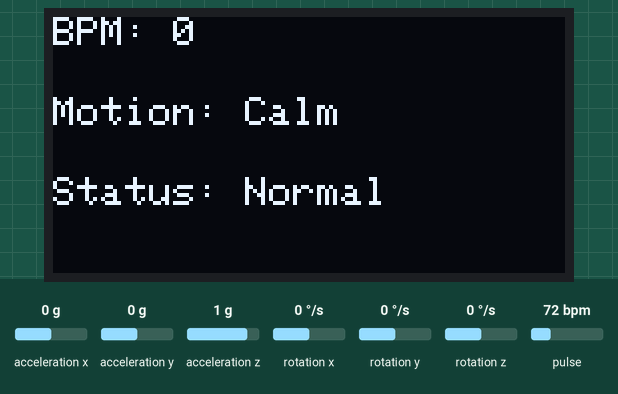
Simulated run of this sketch. Board: Arduino Uno, built with avr-gcc and run on an emulated ATmega328P. Parts: 128×64 one-colour display. Inputs (shaded band) come from the test bench; at power-on: acceleration x 0 g, pulse 72 bpm, acceleration y 0 g, acceleration z 1 g, rotation x 0 °/s, rotation y 0 °/s, rotation z 0 °/s. What the sketch prints to the serial monitor is not drawn.

Above: at 1.2 s.
1.3 s: acceleration x set to -1.4 g
At 3.0 s:
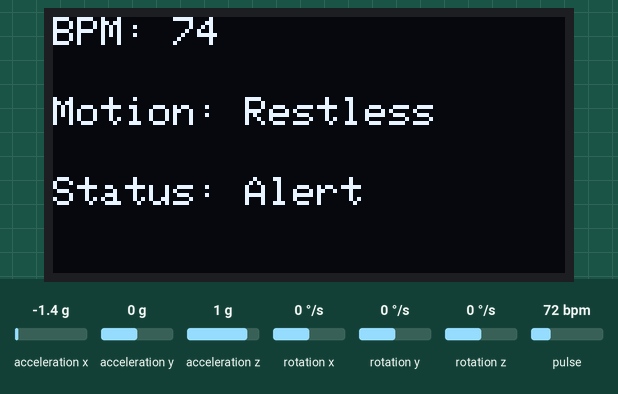
4.3 s: acceleration x set to 0 g
At 5.1 s:
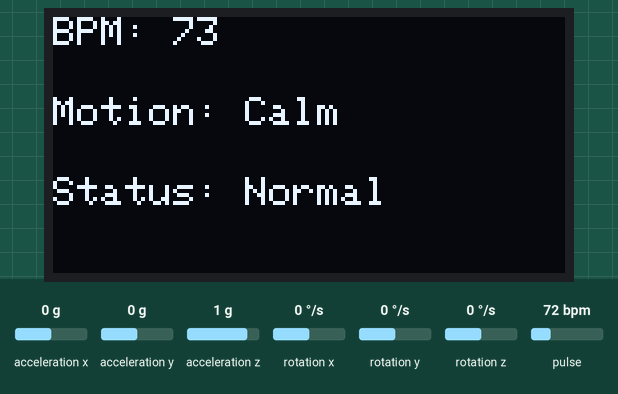
7.3 s: pulse set to 100 bpm
At 8.0 s:
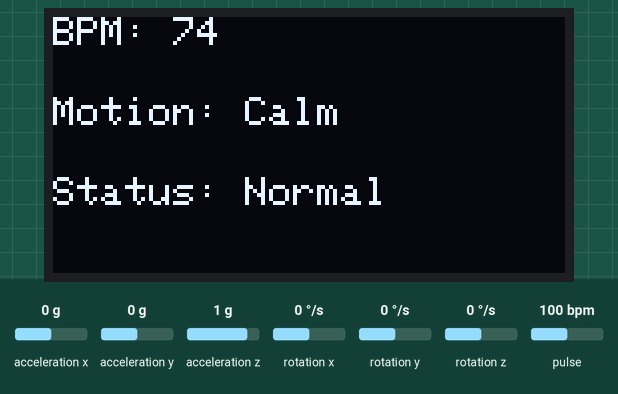
9.6 s: pulse set to 121 bpm
At 12.5 s:
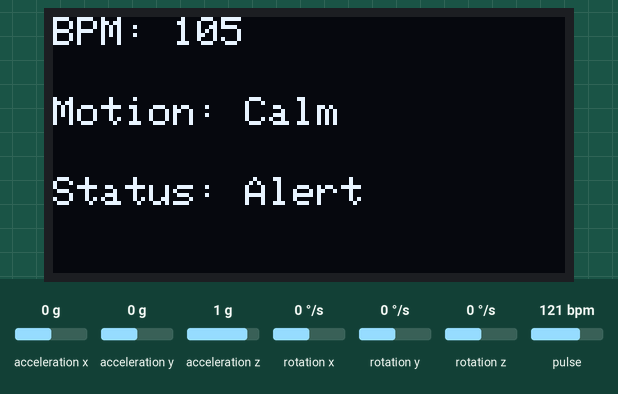
12.6 s: acceleration y set to -1.4 g
At 13.0 s:
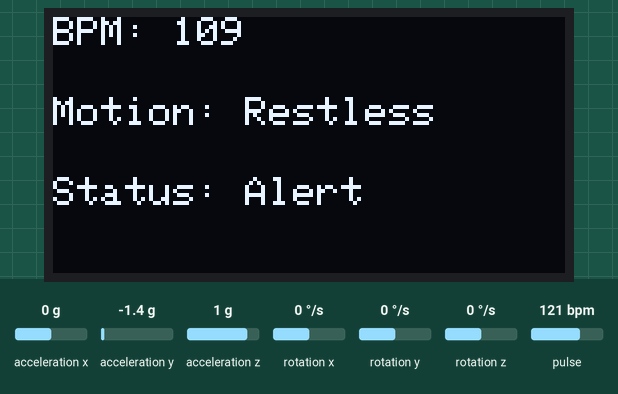
14.6 s: pulse set to 70 bpm
At 15.7 s:
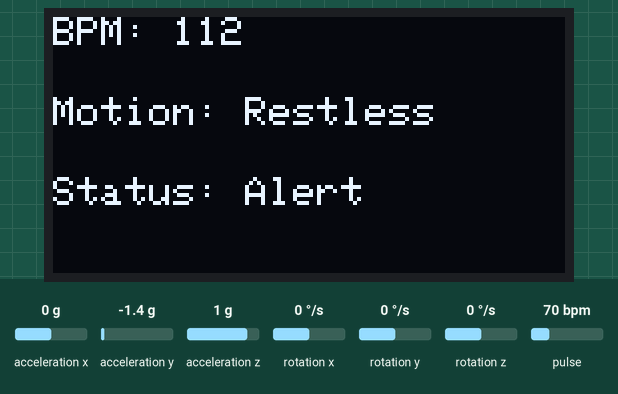
Timing chart, 0 to 17.6 s (numbered marks = the images above; inputs shaded):
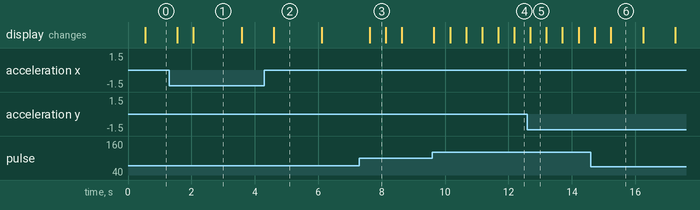

Measured:
- after the input at 1.3 s, the display: first changes after 0.25 s (image 1 shows a later state)
- after the input at 4.3 s, the display: changes after 0.30 s (image 2)
- after the input at 7.3 s, the display: changes after 0.33 s (image 3)
- after the input at 12.6 s, the display: changes after 0.09 s (image 5)
- after the input at 14.6 s, the display: first differs from a run without the input after 0.63 s (image 6)
- what the display in image 1 shows lasts 1.5 s, from 2.1 s to 3.6 s
- what the display in image 3 shows lasts 0.5 s, from 7.6 s to 8.1 s

The sketch:

SomNigil.ino
```cpp
#include <Wire.h>
#include <Adafruit_GFX.h>
#include <Adafruit_SH110X.h>
#include <MPU6050_light.h>

#include "MAX30105.h"
#include "heartRate.h"

// OLED
Adafruit_SH1106G display = Adafruit_SH1106G(128, 64, &Wire);

// MPU6050
MPU6050 mpu(Wire);

// MAX30102
MAX30105 particleSensor;

// Heart Rate Variables
const byte RATE_SIZE = 10;
byte rates[RATE_SIZE];
byte rateSpot = 0;

long lastBeat = 0;

float beatsPerMinute = 0;
int beatAvg = 0;

void setup()
{
  Serial.begin(115200);
  Wire.begin();

  // Initialize BPM averaging array
  for (int i = 0; i < RATE_SIZE; i++)
  {
    rates[i] = 75;
  }

  // OLED
  display.begin(0x3C, true);
  display.clearDisplay();
  display.display();

  // MPU6050
  byte status = mpu.begin();

  while (status != 0)
  {
    Serial.println("MPU6050 Error");
    delay(1000);
  }

  // MAX30102
  if (!particleSensor.begin(Wire, I2C_SPEED_STANDARD))
  {
    Serial.println("MAX30102 not found");
    while (1);
  }

  particleSensor.setup(
  60,   // LED brightness
  4,    // sample average
  2,    // LED mode
  400,  // sample rate
  411,  // pulse width
  4096  // ADC range
  );

  particleSensor.setPulseAmplitudeRed(0x1F);
  particleSensor.setPulseAmplitudeGreen(0);

  Serial.println("System Ready");
}

unsigned long lastDisplayUpdate = 0;

void loop()
{
  // ===== MAX30102 ALWAYS RUNNING =====

  long irValue = particleSensor.getIR();

  if (checkForBeat(irValue))
  {
    if (lastBeat == 0)
    {
      lastBeat = millis();
    }
    else
    {
      long delta = millis() - lastBeat;
      lastBeat = millis();

      beatsPerMinute = 60.0 / (delta / 1000.0);

      if (beatsPerMinute > 50 && beatsPerMinute < 120)
      {
        rates[rateSpot++] = (byte)beatsPerMinute;
        rateSpot %= RATE_SIZE;

        beatAvg = 0;

        for (byte i = 0; i < RATE_SIZE; i++)
        {
          beatAvg += rates[i];
        }

        beatAvg /= RATE_SIZE;

        Serial.print("BPM = ");
        Serial.println(beatsPerMinute);

        Serial.print("AVG BPM = ");
        Serial.println(beatAvg);
      }
    }
  }

  // ===== MPU6050 =====

  mpu.update();

  float ax = mpu.getAccX();
  float ay = mpu.getAccY();

  String motionStatus = "Calm";

  if (abs(ax) > 0.10 || abs(ay) > 0.10)
  {
    motionStatus = "Restless";
  }

  // ===== STATUS =====

  String systemStatus = "Normal";

  if (irValue < 50000)
  {
    systemStatus = "No Finger";
  }
  else if (beatAvg > 100)
  {
    systemStatus = "Alert";
  }
  else if (motionStatus == "Restless")
  {
    systemStatus = "Alert";
  }

  // ===== OLED UPDATE ONLY EVERY 500ms =====

  if (millis() - lastDisplayUpdate > 500)
  {
    lastDisplayUpdate = millis();

    display.clearDisplay();

    display.setTextSize(1);
    display.setTextColor(SH110X_WHITE);

    display.setCursor(0, 0);
    display.print("BPM: ");
    display.println(beatAvg);

    display.setCursor(0, 20);
    display.print("Motion: ");
    display.println(motionStatus);

    display.setCursor(0, 40);
    display.print("Status: ");
    display.println(systemStatus);

    display.display();
  }
}
```
